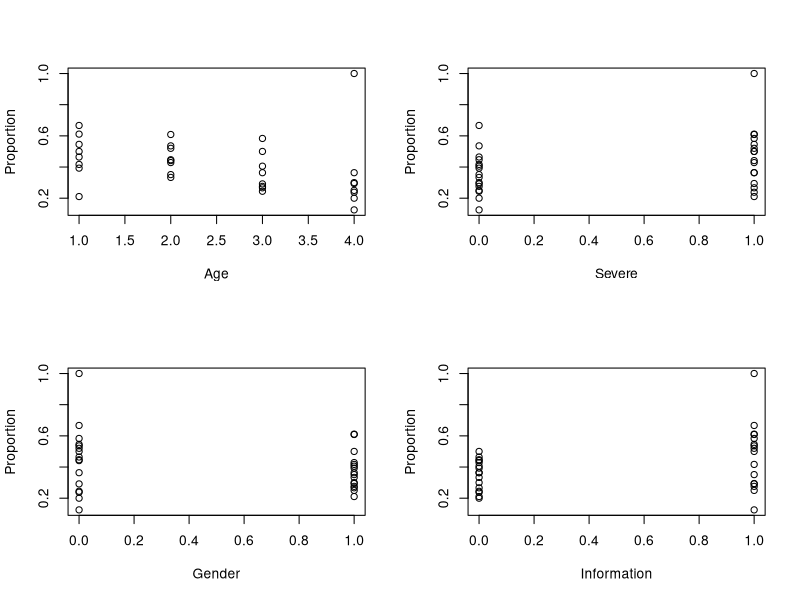
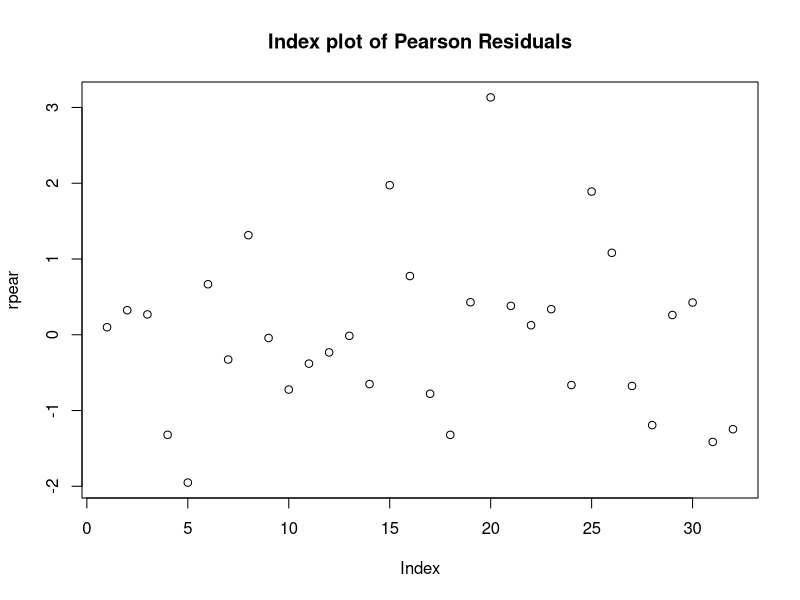
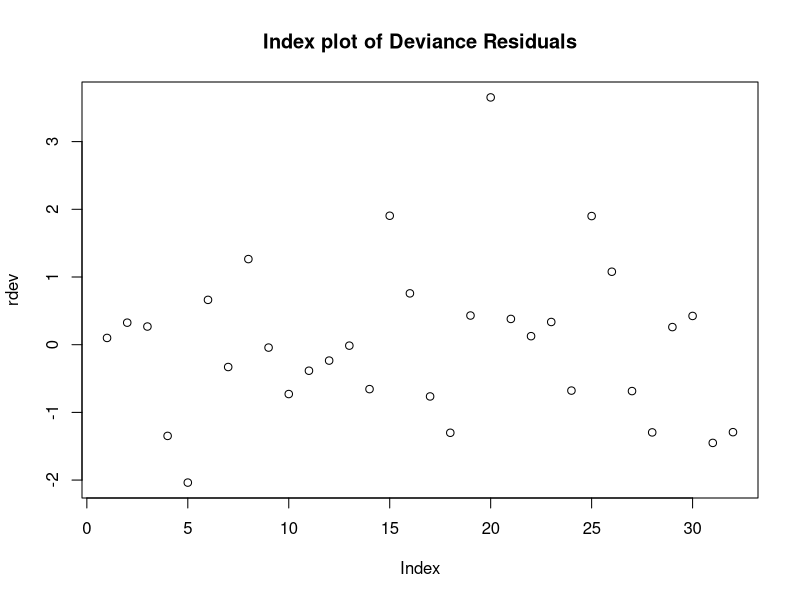
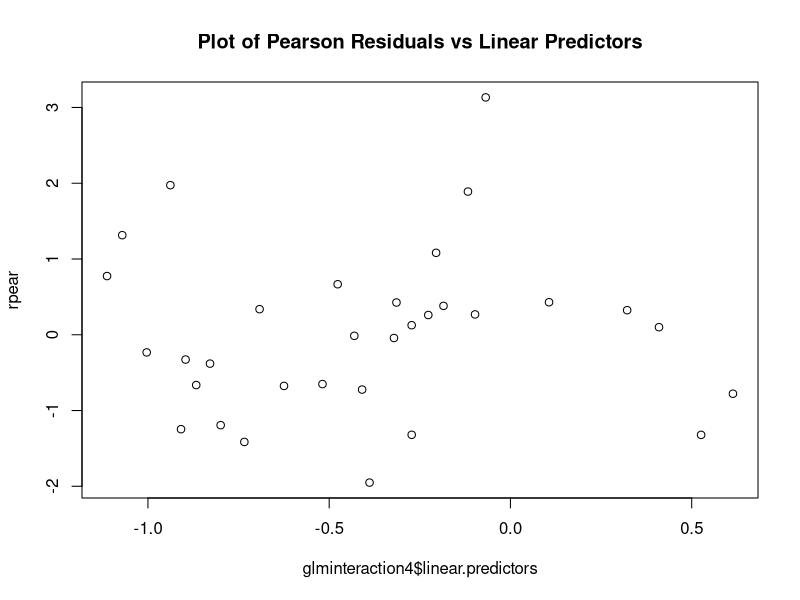
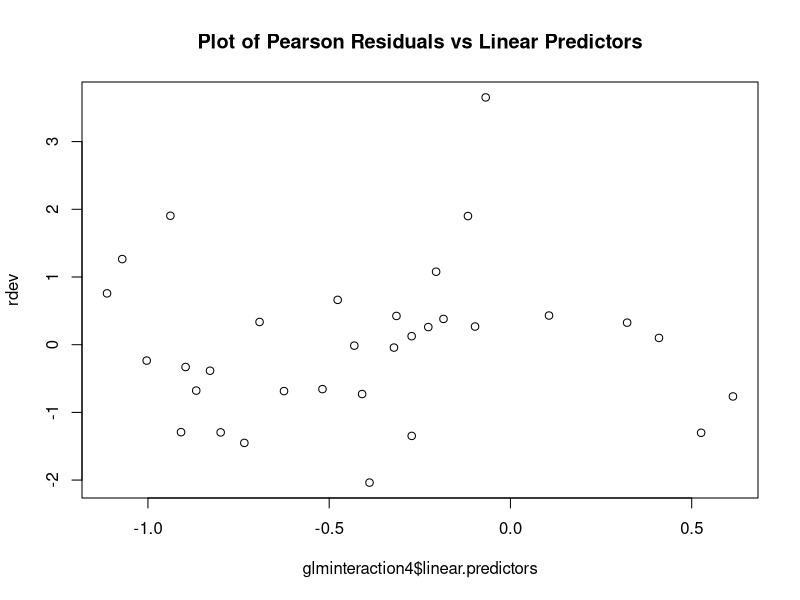
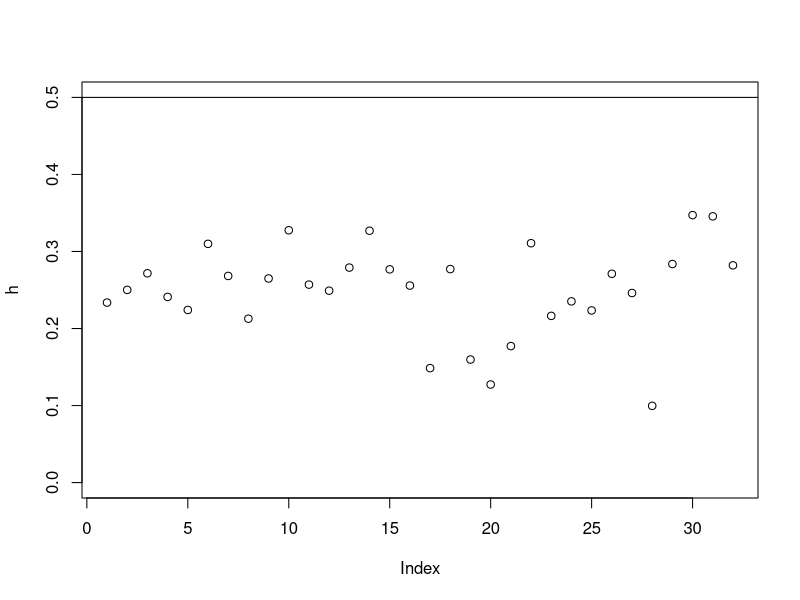
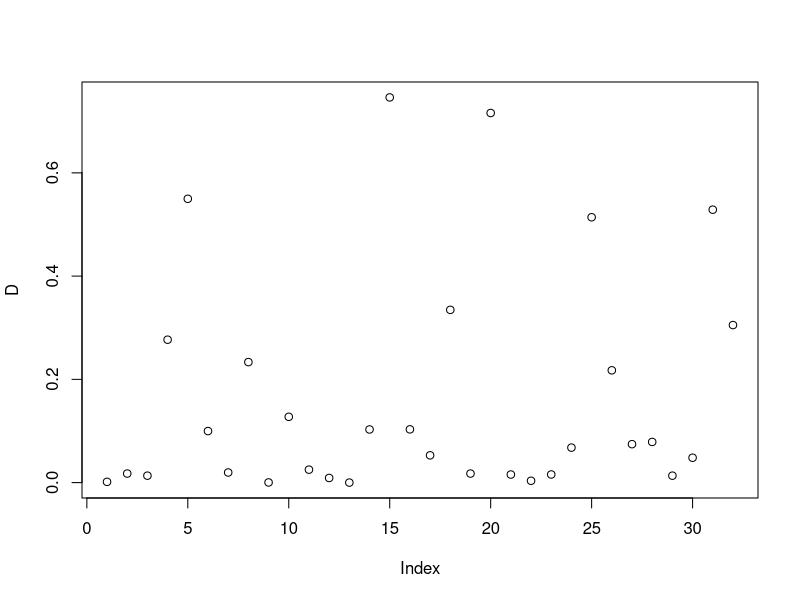
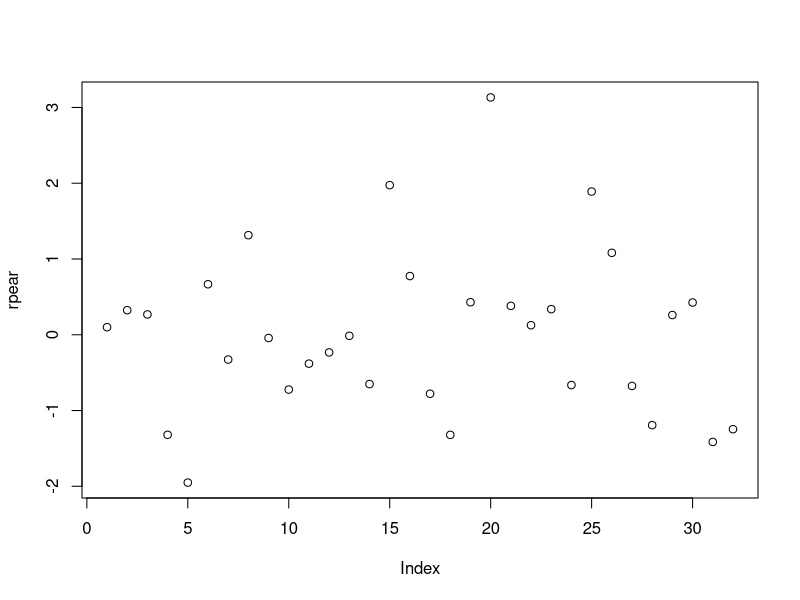

The R source for these figures, in order:
#Dataset Creation
Gender <- rep(c(1, 0), each = 16)
Severe <- rep(c(1, 0), each = 8, times = 2)
Information <- rep(c(1,0), each = 4, times = 4)
Age <-  rep(c(1,2,3,4), times = 8)
n <- c(18, 23, 22, 17, 
       19, 35, 30, 22, 
       24, 37, 29, 24, 
       28, 42, 37, 30,
       11, 25, 12, 8,
       14, 34, 22, 21,
       18, 28, 24, 8,
       28, 47, 45, 30)
Changed_behaviour <- c(11, 14, 11, 5,
                       4, 15, 8, 8,
                       10, 13, 8, 6,
                       11, 14, 15, 9,
                       6, 13, 7, 8,
                       7, 15, 8, 5,
                       12, 15, 7,1,
                       13, 21, 11, 6)
Proportion <- Changed_behaviour/n


# Preliminary Analysis
par(mfrow = c(2, 2))
plot(Age, Proportion)
#1) As the age group increases they are less likely to change their behaviour
plot(Severe, Proportion)
#2) People who do not believe in consequence of contracting swine flu are less likely to
# change their behiour
plot(Gender, Proportion)
#3) Female are more likely to change their behaviour
plot(Information, Proportion)
#4) The person who believes there is more information available about swine
#flu are more likely to change their behaviour

#From the plot, we can see there is a potential outlier

#Logistic model
y <- cbind(Changed_behaviour, n - Changed_behaviour)
#Additive model
glm1 <-
  glm(
    y ~ factor(Gender) + factor(Severe) + factor(Information) + factor(Age),
    family = binomial(link = logit)
  )
summary(glm1)

#Forward selection
#Interaction Term Gender and Severe
glminteraction1 <-
  glm(
    y ~ factor(Gender) + factor(Severe) + factor(Information) + factor(Age) + factor(Gender) * factor(Severe),
    family = binomial(link = logit)
  )
summary(glminteraction1)
#Also the p-value is not significant (ie, 0.83763 > 0.05)
anova(glm1, glminteraction1)
#Df deviance is lesser than the chi-square value in Table (ie)3.841 > 0.041994
#So remove the interaction term factor(Gender) * factor(Severe) for the next model


#Interaction Term Gender and Information
glminteraction2 <-
  glm(
    y ~ factor(Gender) + factor(Severe) + factor(Information) + factor(Age) + factor(Gender) * factor(Information),
    family = binomial(link = logit)
  )
summary(glminteraction2)
#Also the p-value is not significant (ie, 0.25108 > 0.05)
anova(glm1, glminteraction2)
#Df deviance is lesser than the chi-square value in Table (ie)3.841 > 1.3182
#So remove the interaction term factor(Gender) * factor(Information) for the next model



#Interaction Term Gender and Age
glminteraction3 <-
  glm(
    y ~ factor(Gender) + factor(Severe) + factor(Information) + factor(Age) + factor(Gender) * factor(Age),
    family = binomial(link = logit)
  )
summary(glminteraction3)
#Also all the p-value is not significant
anova(glm1, glminteraction3)
#Df deviance is lesser than the chi-square value in Table (ie)3.841 > 2.7202
#So remove the interaction term factor(Gender) * factor(Age) for the next model


#Interaction Term Severe and Information
glminteraction4 <-
  glm(
    y ~ factor(Gender) + factor(Severe) + factor(Information) + factor(Age) + factor(Severe) * factor(Information),
    family = binomial(link = logit)
  )
summary(glminteraction4)
#Also all the p-value is significant ie 0.02263 < 0.05
anova(glm1, glminteraction4)
#Df deviance is greater than the chi-square value in Table (ie)3.841 < 5.2312
#So keep the interaction term factor(Severe) * factor(Information) for the next model



#Interaction Term Severe and Age added
glminteraction5 <-
  glm(
    y ~ factor(Gender) + factor(Severe) + factor(Information) + factor(Age) + factor(Severe) * factor(Information) + factor(Severe) * factor(Age),
    family = binomial(link = logit)
  )
summary(glminteraction5)
#Also all the p-value are not significant
anova(glminteraction4, glminteraction5)
#Df deviance is lesser than the chi-square value in Table (ie) 7.815 > 2.9344
#So remove the interaction term factor(Severe) * factor(Age) for the next model


#Interaction Term Severe and Age added
glminteraction6 <-
  glm(
    y ~ factor(Gender) + factor(Severe) + factor(Information) + factor(Age) + factor(Severe) * factor(Information) + factor(Information) * factor(Age),
    family = binomial(link = logit)
  )
summary(glminteraction6)
#Also all the p-value are not significant
anova(glminteraction4, glminteraction6)
#Df deviance is lesser than the chi-square value in Table (ie) 7.815 > 0.85032
#So remove the interaction term factor(Severe) * factor(Age) for the next model

#The final model is the 4th model -  glminteraction4
#Diagnostics for the final model

h <- lm.influence(glminteraction4)$hat
rpear <- residuals(glminteraction4, "pearson") / sqrt(1 - h)
rdev <- residuals(glminteraction4, "deviance") / sqrt(1 - h)
phat <- glminteraction4$fitted.values
UsingFitted <- n * phat
DiagonisticsDF <-
  data.frame(Changed_behaviour, UsingFitted, n, phat, h, rpear, rdev)

par(mfrow = c(1, 1))
plot(rpear, main = "Index plot of Pearson Residuals")
plot(rdev, main = "Index plot of Deviance Residuals")

plot(glminteraction4$linear.predictors, rpear, main = "Plot of Pearson Residuals vs Linear Predictors")
plot(glminteraction4$linear.predictors, rdev, main = "Plot of Pearson Residuals vs Linear Predictors")

#High leverage cases
plot(h, ylim = c(0, 0.5))
abline(h = 0.5)
#No high leverage cases

#High influence cases
#Cook's distance
D <- rpear * rpear * h / (2 * (1 - h))
plot(D)
identify(D)
#Case 15 and 20 are high influence cases

#Outlier
plot(rpear)
identify(rpear)
#Case 20 is an outlier
#This case had all members changed behaviours

summary(glminteraction4)
#chi square value is 36.415 > than summary value 32.582
#Thus, Multiplicative model is better fit than the additive model.

#overdispersion
#Formula for overdispersion is deviance/ n-p

32.582 / (32-7)
# 1.30328 the value is almost equal to 1. Thus there is no overdispersion

#Sparse data
summary(glminteraction4)
#Number of Fisher Scoring iterations: 4
#The std. Errors are smaller
#Thus, there is no sparse data





